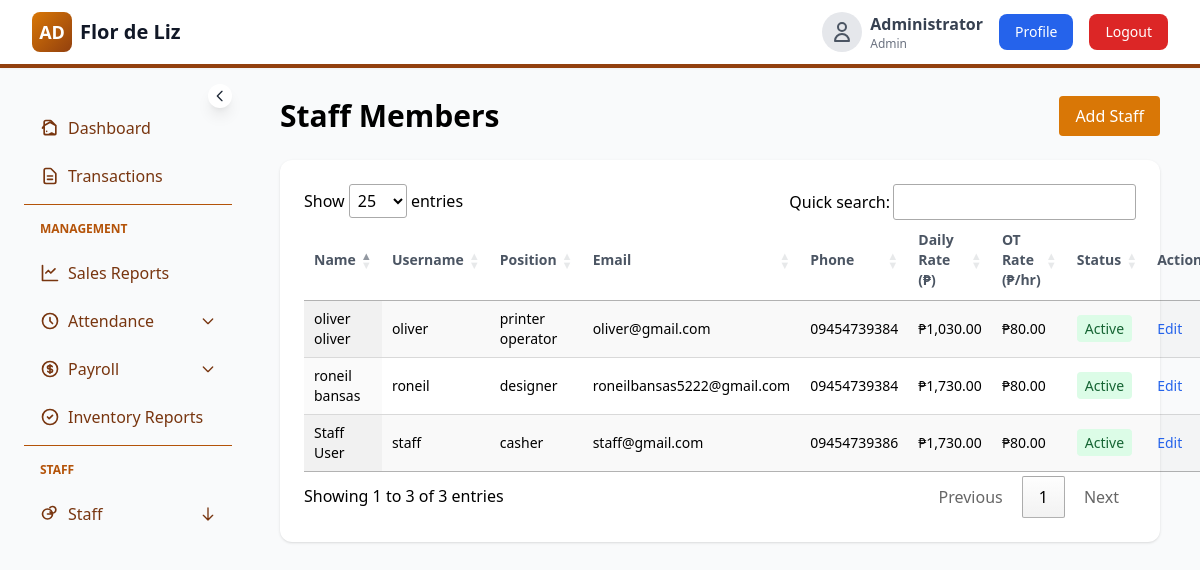
/admin/staff/view.php (signed in), run on an earlier commit of the app's database.
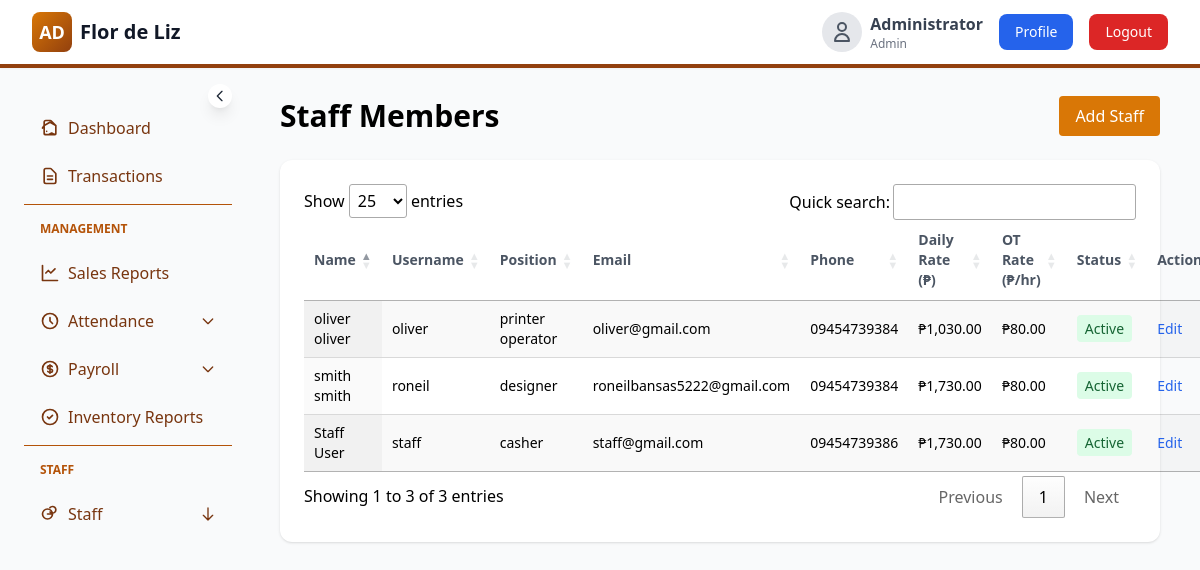
And on a later commit of the database.
### tables this page shows
CREATE TABLE `employees` (
  `id` int(11) NOT NULL,
  `user_id` int(11) DEFAULT NULL,
  `first_name` varchar(50) DEFAULT NULL,
  `last_name` varchar(50) DEFAULT NULL,
  `email` varchar(100) DEFAULT NULL,
  `phone` varchar(20) DEFAULT NULL,
  `position` varchar(100) DEFAULT NULL,
  `hire_date` date DEFAULT NULL,
  `daily_rate` decimal(10,2) DEFAULT 1730.00,
  `overtime_rate` decimal(10,2) DEFAULT 80.00,
  `is_active` tinyint(1) DEFAULT 1,
  `created_at` timestamp NOT NULL DEFAULT current_timestamp(),
  `updated_at` timestamp NOT NULL DEFAULT current_timestamp() ON UPDATE current_timestamp()
);

CREATE TABLE `users` (
  `id` int(11) NOT NULL,
  `username` varchar(50) NOT NULL,
  `password` varchar(255) NOT NULL,
  `email` varchar(100) DEFAULT NULL,
  `role` enum('staff','admin') NOT NULL,
  `full_name` varchar(100) DEFAULT NULL,
  `phone` varchar(20) DEFAULT NULL,
  `is_active` tinyint(1) DEFAULT 1,
  `created_at` timestamp NOT NULL DEFAULT current_timestamp(),
  `updated_at` timestamp NOT NULL DEFAULT current_timestamp() ON UPDATE current_timestamp()
);

### admin/staff/view.php (the view, shortened to what this page needs)
<?php
$conn = require_once __DIR__ . '/../../config/database.php';
$query = "SELECT e.id, u.id as user_id, e.first_name, e.last_name, u.email, e.phone, e.position, e.hire_date, e.daily_rate, e.overtime_rate, e.is_active, u.username
          FROM employees e
          LEFT JOIN users u ON e.user_id = u.id
          ORDER BY e.first_name, e.last_name";
$result = $conn->query($query);
$staff = [];
while ($row = $result->fetch_assoc()) {
    $staff[] = $row;
}
?>
<!DOCTYPE html>
<html lang="en">
<head>
    <script src="https://cdn.tailwindcss.com"></script>
    <link rel="stylesheet" href="https://cdn.datatables.net/1.13.6/css/jquery.dataTables.min.css">
</head>
<body class="bg-gray-50">
    <?php require_once __DIR__ . '/../../includes/sidebar_navigation.php'; ?>
    <div class="absolute w-full -ml-2 top-12">
        <div id="main-content" class="flex-1 px-4 sm:px-6 lg:px-8 py-12">
            <div class="max-w-6xl mx-auto">
                <div class="flex justify-between items-center mb-6">
                    <h2 class="text-3xl font-bold">Staff Members</h2>
                    <a href="add.php" class="px-4 py-2 bg-amber-600 text-white rounded hover:bg-amber-700">Add Staff</a>
                </div>
                <div class="bg-white rounded-xl shadow p-6">
                    <table id="staff-table" class="w-full text-sm display">
                        <thead>
                            <tr class="text-left text-gray-600 border-b">
                                <th class="py-2">Name</th>
                                <th class="py-2">Username</th>
                                <th class="py-2">Position</th>
                                <th class="py-2">Email</th>
                                <th class="py-2">Phone</th>
                                <th class="py-2">Daily Rate (₱)</th>
                                <th class="py-2">OT Rate (₱/hr)</th>
                                <th class="py-2">Status</th>
                                <th class="py-2">Actions</th>
                            </tr>
                        </thead>
                        <tbody>
<?php foreach ($staff as $member): ?>
                            <tr class="border-b">
                                <td class="py-2"><?php echo htmlspecialchars($member['first_name'] . ' ' . $member['last_name']); ?></td>
                                <td class="py-2"><?php echo htmlspecialchars($member['username'] ?? ''); ?></td>
                                <td class="py-2"><?php echo htmlspecialchars($member['position'] ?? ''); ?></td>
                                <td class="py-2"><?php echo htmlspecialchars($member['email'] ?? ''); ?></td>
                                <td class="py-2"><?php echo htmlspecialchars($member['phone'] ?? ''); ?></td>
                                <td class="py-2">₱<?php echo number_format($member['daily_rate'] ?? 0, 2); ?></td>
                                <td class="py-2">₱<?php echo number_format($member['overtime_rate'] ?? 0, 2); ?></td>
                                <td class="py-2">
                                    <span class="px-2 py-1 rounded text-sm <?php echo $member['is_active'] ? 'bg-green-100 text-green-800' : 'bg-red-100 text-red-800'; ?>">
                                        <?php echo $member['is_active'] ? 'Active' : 'Inactive'; ?>
                                    </span>
                                </td>
                                <td class="py-2 space-x-2">
                                    <a href="edit.php?id=<?php echo $member['id']; ?>" class="text-blue-600 hover:underline">Edit</a>
                                </td>
                            </tr>
<?php endforeach; ?>
                        </tbody>
                    </table>
                </div>
            </div>
        </div>
    </div>
</body>
</html>

What changed in the data, as far as the page shows it:
changed employees "designer": first_name+last_name "roneil bansas" → "smith smith"
